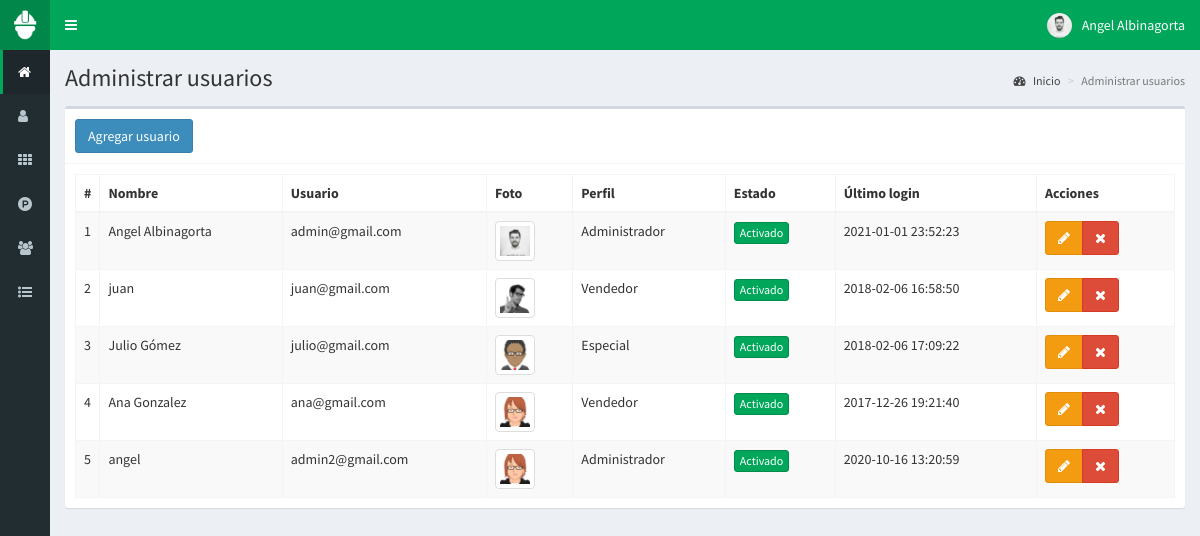
/usuarios (signed in), run on the app's committed database.
### tables this page shows
CREATE TABLE `usuarios` (
  `id` int(11) NOT NULL,
  `nombre` text NOT NULL,
  `usuario` text NOT NULL,
  `password` text NOT NULL,
  `perfil` text NOT NULL,
  `foto` text NOT NULL,
  `estado` int(11) NOT NULL,
  `ultimo_login` datetime NOT NULL,
  `fecha` timestamp NOT NULL DEFAULT current_timestamp() ON UPDATE current_timestamp()
);

### controladores/plantilla.controlador.php (called while the page is built)
<?php
class ControladorPlantilla{
	static public function ctrPlantilla(){
		include "vistas/plantilla.php";
	}
}

### index.php (called while the page is built, shortened)
<?php
require_once "controladores/plantilla.controlador.php";
require_once "controladores/usuarios.controlador.php";
require_once "controladores/ventas.controlador.php";
require_once "modelos/usuarios.modelo.php";
$plantilla = new ControladorPlantilla();
$plantilla -> ctrPlantilla();

### controladores/usuarios.controlador.php (called while the page is built, shortened)
<?php
class ControladorUsuarios{
	static public function ctrMostrarUsuarios($item, $valor){
		$tabla = "usuarios";
		$respuesta = ModeloUsuarios::MdlMostrarUsuarios($tabla, $item, $valor);
		return $respuesta;
	}
}

### modelos/conexion.php (called while the page is built)
<?php
class Conexion{
	static public function conectar(){
		$link = new PDO("mysql:host=localhost;dbname=pos",
			            "pos",
			            "teeo4X[WM[7GKnzF");
		$link->exec("set names utf8");
		return $link;
	}
}

### modelos/usuarios.modelo.php (called while the page is built, shortened)
<?php
require_once "conexion.php";
class ModeloUsuarios{
	static public function mdlMostrarUsuarios($tabla, $item, $valor){
		if($item != null){
			$stmt = Conexion::conectar()->prepare("SELECT * FROM $tabla WHERE $item = :$item");
			$stmt -> bindParam(":".$item, $valor, PDO::PARAM_STR);
			$stmt -> execute();
			return $stmt -> fetch();
		}else{
			$stmt = Conexion::conectar()->prepare("SELECT * FROM $tabla");
			$stmt -> execute();
			return $stmt -> fetchAll();
		}
	}
}

### vistas/modulos/usuarios.php (the view, shortened to what this page needs)
<div class="content-wrapper">
  <section class="content-header">
    <h1>
      Administrar usuarios
    </h1>
    <ol class="breadcrumb">
      <li><a href="inicio"><i class="fa fa-dashboard"></i> Inicio</a></li>
      <li class="active">Administrar usuarios</li>
    </ol>
  </section>
  <section class="content">
    <div class="box">
      <div class="box-header with-border">
        <button class="btn btn-primary" data-toggle="modal" data-target="#modalAgregarUsuario">
          Agregar usuario
        </button>
      </div>
      <div class="box-body">
       <table class="table table-bordered table-striped dt-responsive tablas" width="100%">
        <thead>
         <tr>
           <th style="width:10px">#</th>
           <th>Nombre</th>
           <th>Usuario</th>
           <th>Foto</th>
           <th>Perfil</th>
           <th>Estado</th>
           <th>Último login</th>
           <th>Acciones</th>
         </tr>
        </thead>
        <tbody>
        <?php
        $item = null;
        $valor = null;
        $usuarios = ControladorUsuarios::ctrMostrarUsuarios($item, $valor);
       foreach ($usuarios as $key => $value){
          echo ' <tr>
                  <td>'.($key+1).'</td>
                  <td>'.$value["nombre"].'</td>
                  <td>'.$value["usuario"].'</td>';
                  if($value["foto"] != ""){
                    echo '<td><img src="'.$value["foto"].'" class="img-thumbnail" width="40px"></td>';
                  }else{
                    echo '<td><img src="vistas/img/usuarios/default/anonymous.png" class="img-thumbnail" width="40px"></td>';
                  }
                  echo '<td>'.$value["perfil"].'</td>';
                  if($value["estado"] != 0){
                    echo '<td><button class="btn btn-success btn-xs btnActivar" idUsuario="'.$value["id"].'" estadoUsuario="0">Activado</button></td>';
                  }else{
                    echo '<td><button class="btn btn-danger btn-xs btnActivar" idUsuario="'.$value["id"].'" estadoUsuario="1">Desactivado</button></td>';
                  }
                  echo '<td>'.$value["ultimo_login"].'</td>
                  <td>
                    <div class="btn-group">
                      <button class="btn btn-warning btnEditarUsuario" idUsuario="'.$value["id"].'" data-toggle="modal" data-target="#modalEditarUsuario"><i class="fa fa-pencil"></i></button>
                      <button class="btn btn-danger btnEliminarUsuario" idUsuario="'.$value["id"].'" fotoUsuario="'.$value["foto"].'" usuario="'.$value["usuario"].'"><i class="fa fa-times"></i></button>
                    </div>
                  </td>
                </tr>';
        }
        ?>
        </tbody>
       </table>
      </div>
    </div>
  </section>
</div>

### data on the page
usuarios: nombre "Angel Albinagorta", usuario "admin@gmail.com", foto (picture), perfil "Administrador", ultimo_login "2021-01-01 23:52:23"
usuarios: nombre "juan", usuario "juan@gmail.com", foto (picture), perfil "Vendedor", ultimo_login "2018-02-06 16:58:50"
usuarios: nombre "Julio Gómez", usuario "julio@gmail.com", foto (picture), perfil "Especial", ultimo_login "2018-02-06 17:09:22"
usuarios: nombre "Ana Gonzalez", usuario "ana@gmail.com", foto (picture), perfil "Vendedor", ultimo_login "2017-12-26 19:21:40"
usuarios: nombre "angel", usuario "admin2@gmail.com", foto (picture), perfil "Administrador", ultimo_login "2020-10-16 13:20:59"

### other printed values
$_SESSION["nombre"] "Angel Albinagorta"
